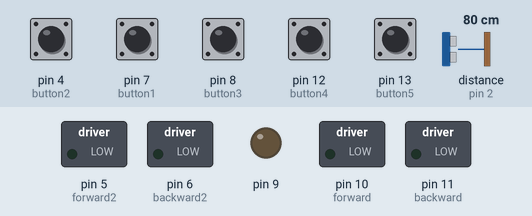
Bench run of a sketch on a simulated Arduino Uno, built with avr-gcc and run on an emulated ATmega328P. Shown: switched loads named in the sketch (green lamp = pin HIGH), output pins drawn as LEDs (lit = HIGH). Wiring (inferred from the names in the program): ultrasonic range finder: trigger pin 3; echo pin 2. Dashed ring = blinking. The inputs (shaded band) are chosen by the test bench; at power-on: pin 4 (button2), pin 7 (button1), pin 8 (button3), pin 12 (button4), pin 13 (button5) LOW, distance to the obstacle (sensor on pin 2) 80 cm. The echo pulse lasts 58.3 µs per cm; pins used as bus, display or sensor lines are not drawn.

Above: at 1.2 s.
1.3 s: pin 4 (button2) pulled HIGH for 0.15 s
At 2.7 s:
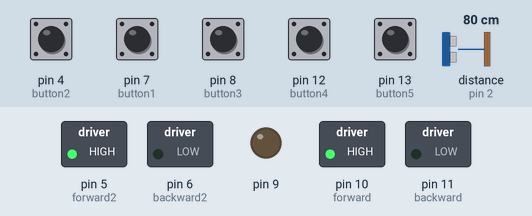
4.4 s: pin 7 (button1) pulled HIGH for 0.15 s
At 5.8 s:
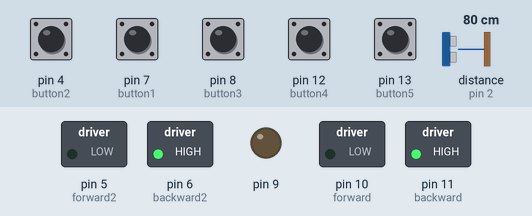
7.5 s: pin 8 (button3) pulled HIGH for 0.15 s
At 9.0 s:
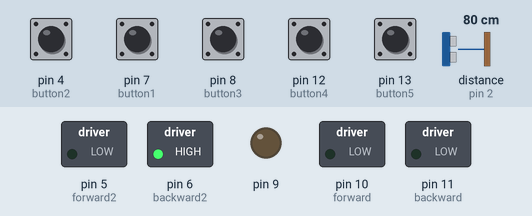
10.6 s: pin 12 (button4) pulled HIGH for 0.15 s
At 11.9 s:
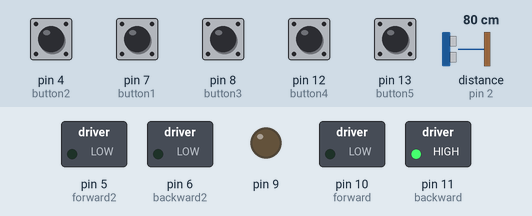
13.7 s: pin 13 (button5) pulled HIGH for 1 s
At 14.1 s:
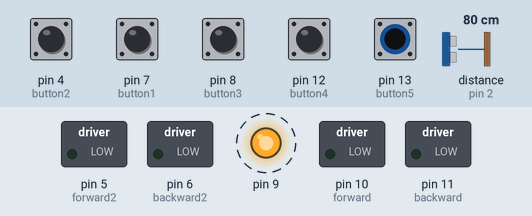
Timing chart, 0 to 16.7 s (numbered marks = the images above; inputs shaded):
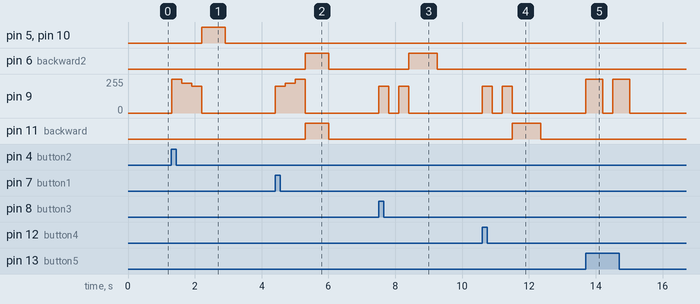

Measured:
- after the input at 1.3 s, pin 5 (forward2), pin 10 (forward): LOW → HIGH after 0.91 s, → LOW 0.70 s later; pin 9: 0/255 → 255/255 at once, → 225/255 0.30 s later, → 200/255 0.30 s later, → 0/255 0.30 s later
- after the input at 4.4 s, pin 6 (backward2), pin 11 (backward): LOW → HIGH after 0.91 s, → LOW 0.70 s later; pin 9: 0/255 → 200/255 at once, → 225/255 0.30 s later, → 255/255 0.30 s later, → 0/255 0.30 s later
- after the input at 7.5 s, pin 6 (backward2): LOW → HIGH after 0.91 s, → LOW 0.85 s later; pin 9: alternates 200/255 for 0.30 s and 0/255 for 0.30 s, 4 changes in all, then stays 0/255, starting at once
- after the input at 10.6 s, pin 9: alternates 200/255 for 0.30 s and 0/255 for 0.30 s, 4 changes in all, then stays 0/255, starting at once; pin 11 (backward): LOW → HIGH after 0.91 s, → LOW 0.85 s later
- after the input at 13.7 s, pin 9: alternates 255/255 for 0.50 s and 0/255 for 0.31 s, 4 changes in all, then stays 0/255, starting at once

The sketch:

Iteration_5.ino
```cpp
#include <IRremote.hpp> //IR Library

//NOTES:
//For accurate distances:
//Carpet:
//Forward&Back: 1400
//Left&Right: 1700
//
//Hard Floor:
//Forward&Back: 700
//Left&Right: 850


//control functions
#define back (  {\
        analogWrite(forward,255);\
        analogWrite(forward2,255);\
        analogWrite(backward,0);\
        analogWrite(backward2,0);\
        delay(700);\
        analogWrite(forward,0);\
        analogWrite(forward2,0);\
        analogWrite(backward,0);\
        analogWrite(backward2,0);\
    })


#define forwards ( {\
        analogWrite(forward,0);\
        analogWrite(forward2,0);\
        analogWrite(backward,255);\
        analogWrite(backward2,255);\
        delay(700);\
        analogWrite(forward,0);\
        analogWrite(forward2,0);\
        analogWrite(backward,0);\
        analogWrite(backward2,0);\
    })

  #define right ({\
        analogWrite(forward,0);\
        analogWrite(forward2,0);\
        analogWrite(backward,255);\
        analogWrite(backward2,0);\
        delay(850);\
        analogWrite(forward,0);\
        analogWrite(forward2,0);\
        analogWrite(backward,0);\
        analogWrite(backward2,0);\
    })

  #define left ({\
        analogWrite(forward,0);\
        analogWrite(forward2,0);\
        analogWrite(backward,0);\
        analogWrite(backward2,255);\
        delay(850);\
        analogWrite(forward,0);\
        analogWrite(forward2,0);\
        analogWrite(backward,0);\
        analogWrite(backward2,0);\
    })

//motor pins
#define forward 10
#define backward 11
#define forward2 5
#define backward2 6

//button states
int bstate1 = 0;
int bstate2 = 0;
int bstate3 = 0;
int bstate4 = 0;
int bstate5 = 0;

//button pins
int button1 = 7;
int button2 = 4;
int button3 = 8;
int button4 = 12;
int button5 = 13;

//ultrasonic setup
long duration;
int distance;

//these codes are specific to my remote that I associated with my reciever
//if using a different remote, find new codes via the code finder code

#define Next_button 25245  // code received from vol+
#define Prev_button 43095  // code received from vol-
#define left_button 8925  // code received from previous
#define right_button 49725 // code received from skip
#define Stop_button 41565   // code received from Power button
#define Func_button 57885  // code recieved from Func/Stop button

//IR setup
int receiver_pin = A1;      //output pin of IR receiver to pin A1 of arduino
IRrecv receiver(receiver_pin); //Arduino will take output of IR receiver from pin 2
decode_results output;


int list[6] = {};
int c = 0;
//**************************************

void setup()
{
  //clasify IR and ultrasonic
  receiver.enableIRIn(); // Start to take the output from IR receiver, kind of like turning on serial monitor
  pinMode(2, INPUT); //echo
  pinMode(3, OUTPUT); //trigger
  Serial.begin(9600);
  //cllasify buttons
  pinMode (button1,INPUT);
  pinMode (button2,INPUT);
  pinMode (button3,INPUT);
  pinMode (button4,INPUT);
  pinMode (button5,INPUT);
  //classify buzzer
  pinMode (9,OUTPUT);
  //clasify motor directions
  pinMode(forward,OUTPUT);
  pinMode(backward,OUTPUT);
  pinMode(forward2,OUTPUT);
  pinMode(backward2,OUTPUT);
}
//**************************************

void loop()
{
  //loop setup
  bstate1 = digitalRead (button1);
  bstate2 = digitalRead (button2);
  bstate3 = digitalRead (button3);
  bstate4 = digitalRead (button4);
  bstate5 = digitalRead (button5);

  //trigger code
  digitalWrite(3, LOW);
  delay(0.2);

  digitalWrite(3, HIGH);
  delay(0.10);

  digitalWrite(3, LOW);

  //echo code
  duration = pulseIn(2, HIGH);

  distance = (duration*0.034)/2;


//**************************************
 if (distance >18) {
     //Serial.println(distance);
    if (bstate5 == true) {
        digitalWrite(9,HIGH);
        delay(500);
        digitalWrite(9,LOW);
        for(int x = 0; x<6; x){
        delay(300);
          bstate1 = digitalRead(button1);
          bstate2 = digitalRead(button2);
          bstate3 = digitalRead(button3);
          bstate4 = digitalRead(button4);
          bstate5 = digitalRead(button5);
          if (bstate1 == true) {list[x] = 1; x++;Serial.print("1");};
          if (bstate2 == true) {list[x] = 2; x++;Serial.print("2");};
          if (bstate3 == true) {list[x] = 3; x++;Serial.print("3");};
          if (bstate4 == true) {list[x] = 4; x++;Serial.print("4");};
          if (bstate5 == true) {c = x; break;};
        }
        for(int c = 0; c<6; c++) {
          if (list[c] == 1) {forwards;};
          if (list[c] == 2) {back;};
          if (list[c] == 3) {right;};
          if (list[c] == 4) {left;};
        }
      }}
  else
  {
    analogWrite(forward,0);
    analogWrite(forward2,0);
    analogWrite(backward,0);
    analogWrite(backward2,0);
  }

//**************************************

 //button control set
 if (distance >18) {
      //Serial.println(distance);
  //forwards
      if (bstate1 == HIGH)
      {
        analogWrite(9,200);
        delay(300);
        analogWrite(9,225);
        delay(300);
        analogWrite(9,255);
        delay(300);
        digitalWrite(9,LOW);
        analogWrite(forward,0);
        analogWrite(forward2,0);
        analogWrite(backward,255);
        analogWrite(backward2,255);
        delay(700);
        analogWrite(forward,0);
        analogWrite(forward2,0);
        analogWrite(backward,0);
        analogWrite(backward2,0);
      }
        else
      {
        analogWrite(forward,0);
        analogWrite(forward2,0);
        analogWrite(backward,0);
        analogWrite(backward2,0);
      }

        //reverse
      if (bstate2 == HIGH)
      {
        analogWrite(9,255);
        delay(300);
        analogWrite(9,225);
        delay(300);
        analogWrite(9,200);
        delay(300);
        digitalWrite(9,LOW);
        analogWrite(forward,255);
        analogWrite(forward2,255);
        analogWrite(backward,0);
        analogWrite(backward2,0);
        delay(700);
        analogWrite(forward,0);
        analogWrite(forward2,0);
        analogWrite(backward,0);
        analogWrite(backward2,0);
      }
      else
      {
        analogWrite(forward,0);
        analogWrite(forward2,0);
        analogWrite(backward,0);
        analogWrite(backward2,0);
      }
      //left
      if (bstate4 == HIGH)
      {
         analogWrite(9,200);
        delay(300);
        digitalWrite(9,LOW);
        delay(300);
        analogWrite(9,200);
        delay(300);
        digitalWrite(9,LOW);
        analogWrite(forward,0);
        analogWrite(forward2,0);
        analogWrite(backward,255);
        analogWrite(backward2,0);
        delay(850);
        analogWrite(forward,0);
        analogWrite(forward2,0);
        analogWrite(backward,0);
        analogWrite(backward2,0);
      }
      else
      {
        analogWrite(forward,0);
        analogWrite(forward2,0);
        analogWrite(backward,0);
        analogWrite(backward2,0);
      }
      //right
      if (bstate3 == HIGH)
      {
        analogWrite(9,200);
        delay(300);
        digitalWrite(9,LOW);
        delay(300);
        analogWrite(9,200);
        delay(300);
        digitalWrite(9,LOW);
        analogWrite(forward,0);
        analogWrite(forward2,0);
        analogWrite(backward,0);
        analogWrite(backward2,255);
        delay(850);
        analogWrite(forward,0);
        analogWrite(forward2,0);
        analogWrite(backward,0);
        analogWrite(backward2,0);
      }
      else
      {
        analogWrite(forward,0);
        analogWrite(forward2,0);
        analogWrite(backward,0);
        analogWrite(backward2,0);
      }}
  else
    {
      analogWrite(forward,0);
      analogWrite(forward2,0);
      analogWrite(backward,0);
      analogWrite(backward2,0);
    }
//IR control set
   if (distance >18) {
    //Serial.println(distance);
    if (receiver.decode(&output)) {
      unsigned int value = output.value;
      switch(value) {
        case Next_button:
          forwards;
          break;

        case Prev_button:
          back;
          break;

        case left_button:
          left;
          break;

        case right_button:
          right;
          break;

        case Stop_button:
          analogWrite(forward,0);
          analogWrite(forward2,0);
          analogWrite(backward,0);
          analogWrite(backward2,0);
          break;

        case Func_button:

          digitalWrite(9,1000);
          delay(500);
          digitalWrite(9,LOW);
          for(int x = 0; x<6; x){
            delay(300);
            bstate1 = digitalRead(button1);
            bstate2 = digitalRead(button2);
            bstate3 = digitalRead(button3);
            bstate4 = digitalRead(button4);
            bstate5 = digitalRead(button5);
            if (bstate1 == true) {list[x] = 1; x++;Serial.print("1");};
            if (bstate2 == true) {list[x] = 2; x++;Serial.print("2");};
            if (bstate3 == true) {list[x] = 3; x++;Serial.print("3");};
            if (bstate4 == true) {list[x] = 4; x++;Serial.print("4");};
            if (bstate5 == true) {c = x; break;};
          }
          for(int c = 0; c<6; c++) {
            if (list[c] == 1) {forwards;};
            if (list[c] == 2) {back;};
            if (list[c] == 3) {right;};
            if (list[c] == 4) {left;};
          }
          break;
        }
      }
      receiver.resume();
    }}
```
